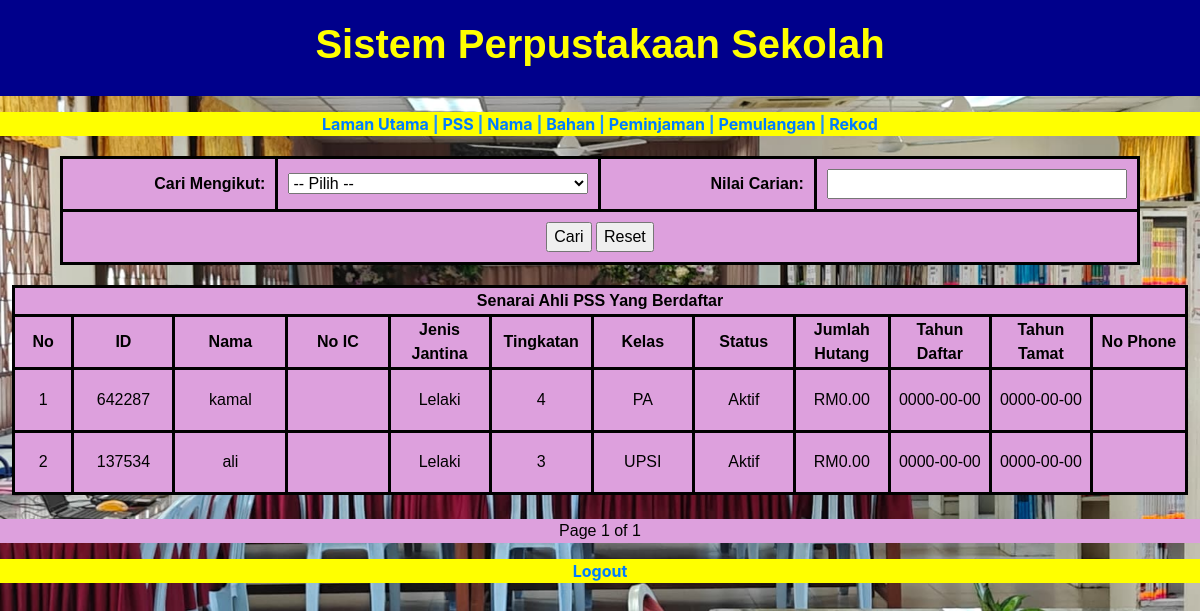
The app's page /PSS_list.php, older data.
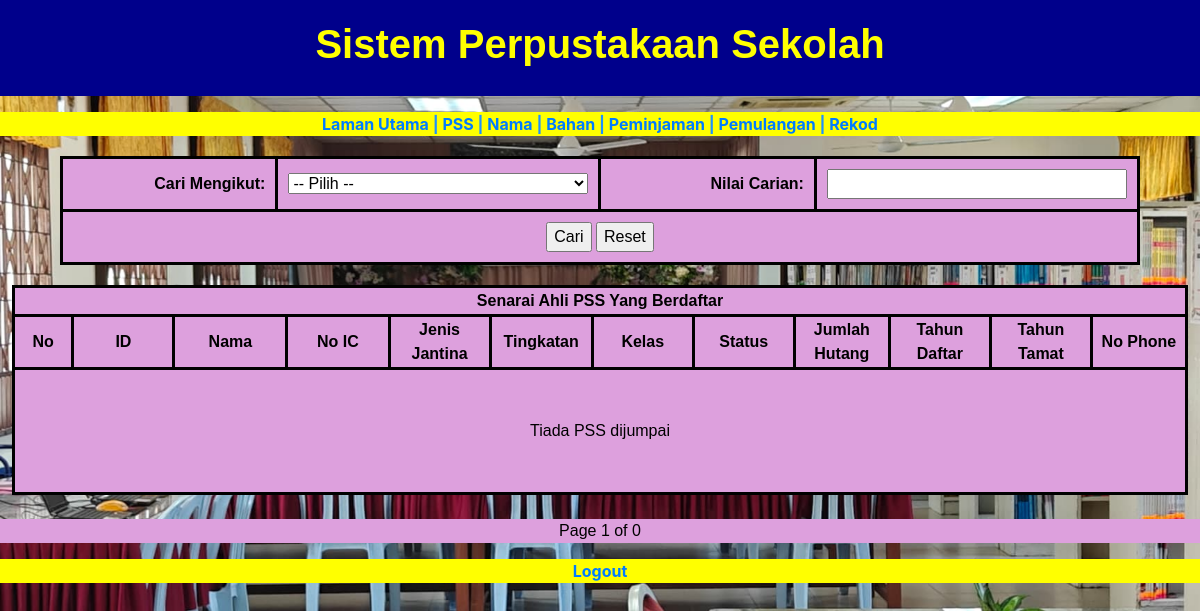
The same page, newer data.
### tables this page shows
CREATE TABLE `ahli` (
  `user_id` int(20) NOT NULL,
  `Id_delima` varchar(20) NOT NULL,
  `nama_ahli` varchar(250) NOT NULL,
  `IC_ahli` varchar(20) NOT NULL,
  `jenis_ahli` enum('ADMIN','PENGAWAS PSS','GURU','PELAJAR','STAF SOKONGAN') NOT NULL,
  `Tingkatan` enum('1','2','3','4','5','6','Kelas Khas') NOT NULL,
  `Kelas` varchar(50) NOT NULL,
  `jenis_jantina` enum('Lelaki','Perempuan') NOT NULL,
  `no_telefon` varchar(20) NOT NULL,
  `Tahun_daftar` date DEFAULT current_timestamp(),
  `status` enum('Aktif','Tidak Aktif','Berhenti','Senarai Hitam','Tamat Perkhidmatan','Bertukar','Tamat Persekolahan') DEFAULT 'Aktif',
  `jumlah_hutang` decimal(10,2) DEFAULT 0.00,
  `tahun_tamat` date DEFAULT NULL,
  `gambar_ahli` varchar(300) NOT NULL,
  `jumlah_bacaan` int(11) DEFAULT 0
);

### PSS_list.php (the view, shortened to what this page needs)
<?php
include('dblibrary.php');
$psssPerPage = 12;
$page = isset($_GET['page']) ? (int)$_GET['page'] : 1;
$offset = ($page - 1) * $psssPerPage;
$sql = "SELECT user_id, id_delima, nama_ahli, IC_ahli, jenis_ahli, jenis_jantina, Tingkatan, Kelas, status, jumlah_hutang, Tahun_daftar, tahun_tamat, no_telefon
        FROM ahli
        WHERE jenis_ahli IN ('PENGAWAS PSS')";
$sql .= " LIMIT $psssPerPage OFFSET $offset";
$result = $conn->query($sql);
$psss = ($result->num_rows > 0) ? $result->fetch_all(MYSQLI_ASSOC) : [];
$totalPsssQuery = "SELECT COUNT(*) AS total FROM ahli WHERE jenis_ahli IN ('PENGAWAS PSS')";
$totalPsssResult = $conn->query($totalPsssQuery);
$totalPsss = $totalPsssResult->fetch_assoc()['total'];
$totalPages = ceil($totalPsss / $psssPerPage);
?>
<!DOCTYPE html>
<html lang="en">
  <head>
	<link rel="stylesheet" type="text/css" href="config/css/PSS.css">
    <link href="css/bootstrap-4.4.1.css" rel="stylesheet">
  </head>
	 <body>
	<main class="menu_content">
	  <header class="PSS_header">
		  <h1 align="center"><strong>Sistem Perpustakaan Sekolah</strong></h1>
	  </header>
		<p>
	  <section class="PSS_section"><strong>
		  <a href="library_pss_page.php">Laman Utama</a> | <a href="PSS_list.php">PSS</a> | <a href="PSS_senarai_nama.php">Nama</a> | <a href="PSS_Book.php">Bahan</a> | <a href="PSS_senarai_peminjam.php">Peminjaman</a> | <a href="PSS_senarai_pulang.php">Pemulangan</a> | <a href="PSS_History.php">Rekod</a></strong>
	  </section></p>
		 	 <form id="searchForm" name="searchForm" method="get" action="PSS_list.php" class="form_pss" style="margin: 20px auto; width: 90%;">
        <table width="100%" border="0" cellpadding="10" cellspacing="0">
          <tr>
            <td width="20%" align="right"><strong>Cari Mengikut:</strong></td>
            <td width="30%">
              <select name="search_column" id="search_column" onchange="updateSearchInput()" style="width: 100%;">
                <option value="">-- Pilih --</option>
              </select>
            </td>
            <td width="20%" align="right"><strong>Nilai Carian:</strong></td>
            <td width="30%">
              <div id="search_value_container">
              </div>
            </td>
          </tr>
          <tr>
            <td colspan="4" align="center">
              <input type="submit" value="Cari">
              <input type="button" value="Reset" onclick="window.location.href='PSS_list.php';">
            </td>
          </tr>
        </table>
      </form>
		<form id="form3" name="form3" method="post" >
  <table width="98%" height="210" border="1" align="center" cellpadding="1" cellspacing="1" class="form_pss">
	  <thead>
			    <tr>
				   <th colspan="15" align="center"><strong>Senarai Ahli PSS Yang Berdaftar</strong></th>
		      </tr>
			   <tr>
				   <th width="50" align="center">No</th>
				   <th width="85" align="center">ID</th>
				   <th width="95" align="center">Nama</th>
				   <th width="86" align="center">No IC</th>
				   <th width="85" align="center">Jenis Jantina</th>
				   <th width="86" align="center">Tingkatan</th>
				   <th width="85" align="center">Kelas</th>
				   <th width="85" align="center">Status</th>
				   <th width="80" align="center">Jumlah Hutang</th>
				   <th width="85" align="center">Tahun Daftar</th>
				   <th width="85" align="center">Tahun Tamat</th>
				   <th width="80" align="center">No Phone</th>
			   </tr>
		   </thead>
    <tbody>
      <?php
            if (!empty($psss)) {
                $no = $offset + 1;
                foreach ($psss as $row) {
                    ?>
            <tr>
                <td align="center"><?php echo $no; ?></td>
                <td align="center"><?php echo $row['id_delima']; ?></td>
                <td align="center"><?php echo $row['nama_ahli']; ?></td>
                <td align="center"><?php echo $row['IC_ahli']; ?></td>
                <td align="center"><?php echo $row['jenis_jantina']; ?></td>
                <td align="center"><?php echo $row['Tingkatan']; ?></td>
				<td align="center"><?php echo $row['Kelas']; ?></td>
                <td align="center"><?php echo $row['status']; ?></td>
                <td align="center">RM<?php echo $row['jumlah_hutang']; ?></td>
                <td align="center"><?php echo $row['Tahun_daftar']; ?></td>
                <td align="center"><?php echo $row['tahun_tamat']; ?></td>
				<td align="center"><?php echo $row['no_telefon']; ?></td>
            </tr>
            <?php
            $no++;
        }
    } else {
        ?>
        <tr><td colspan="15" align="center">Tiada PSS dijumpai</td></tr>
        <?php
    }
    ?>
    </tbody>
  </table>
</form>
		 <br>
      <div class="form_pss" style="text-align: center;">
        <span> Page <?= $page; ?> of <?= $totalPages; ?> </span>
      </div>
  <p><section class="PSS_section" align="center">
       <strong><a href="pss_library_logout.php">Logout</a></strong>
   </section></p>
</main>
</body>
</html>

Row changes from the older to the newer data that the page shows:
removed ahli: Id_delima "642287", nama_ahli "kamal", jenis_jantina "Lelaki", Tingkatan "4", Kelas "PA", status "Aktif", jumlah_hutang "0.00", Tahun_daftar "0000-00-00", tahun_tamat "0000-00-00"
removed ahli: Id_delima "137534", nama_ahli "ali", jenis_jantina "Lelaki", Tingkatan "3", Kelas "UPSI", status "Aktif", jumlah_hutang "0.00", Tahun_daftar "0000-00-00", tahun_tamat "0000-00-00"
Text that changed along with them:
$totalPages: "1" → "0"
text now shown: "Tiada PSS dijumpai"
